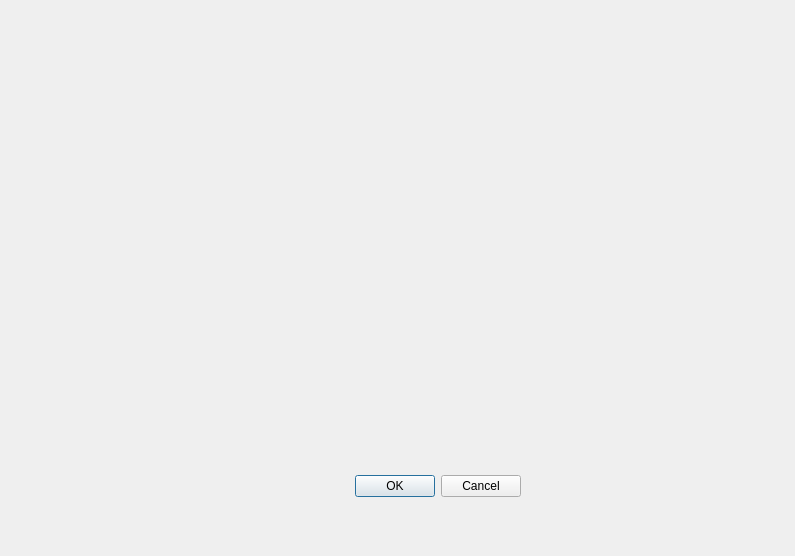
<?xml version="1.0" encoding="UTF-8"?>
<ui version="4.0">
 <class>HV_Control_window</class>
 <widget class="QDialog" name="HV_Control_window">
  <property name="geometry">
   <rect>
    <x>0</x>
    <y>0</y>
    <width>795</width>
    <height>556</height>
   </rect>
  </property>
  <property name="windowTitle">
   <string>Dialog</string>
  </property>
  <widget class="QDialogButtonBox" name="buttonBox">
   <property name="geometry">
    <rect>
     <x>180</x>
     <y>470</y>
     <width>341</width>
     <height>32</height>
    </rect>
   </property>
   <property name="orientation">
    <enum>Qt::Horizontal</enum>
   </property>
   <property name="standardButtons">
    <set>QDialogButtonBox::Cancel|QDialogButtonBox::Ok</set>
   </property>
  </widget>
 </widget>
 <resources/>
 <connections>
  <connection>
   <sender>buttonBox</sender>
   <signal>accepted()</signal>
   <receiver>HV_Control_window</receiver>
   <slot>accept()</slot>
   <hints>
    <hint type="sourcelabel">
     <x>248</x>
     <y>254</y>
    </hint>
    <hint type="destinationlabel">
     <x>157</x>
     <y>274</y>
    </hint>
   </hints>
  </connection>
  <connection>
   <sender>buttonBox</sender>
   <signal>rejected()</signal>
   <receiver>HV_Control_window</receiver>
   <slot>reject()</slot>
   <hints>
    <hint type="sourcelabel">
     <x>316</x>
     <y>260</y>
    </hint>
    <hint type="destinationlabel">
     <x>286</x>
     <y>274</y>
    </hint>
   </hints>
  </connection>
 </connections>
</ui>
